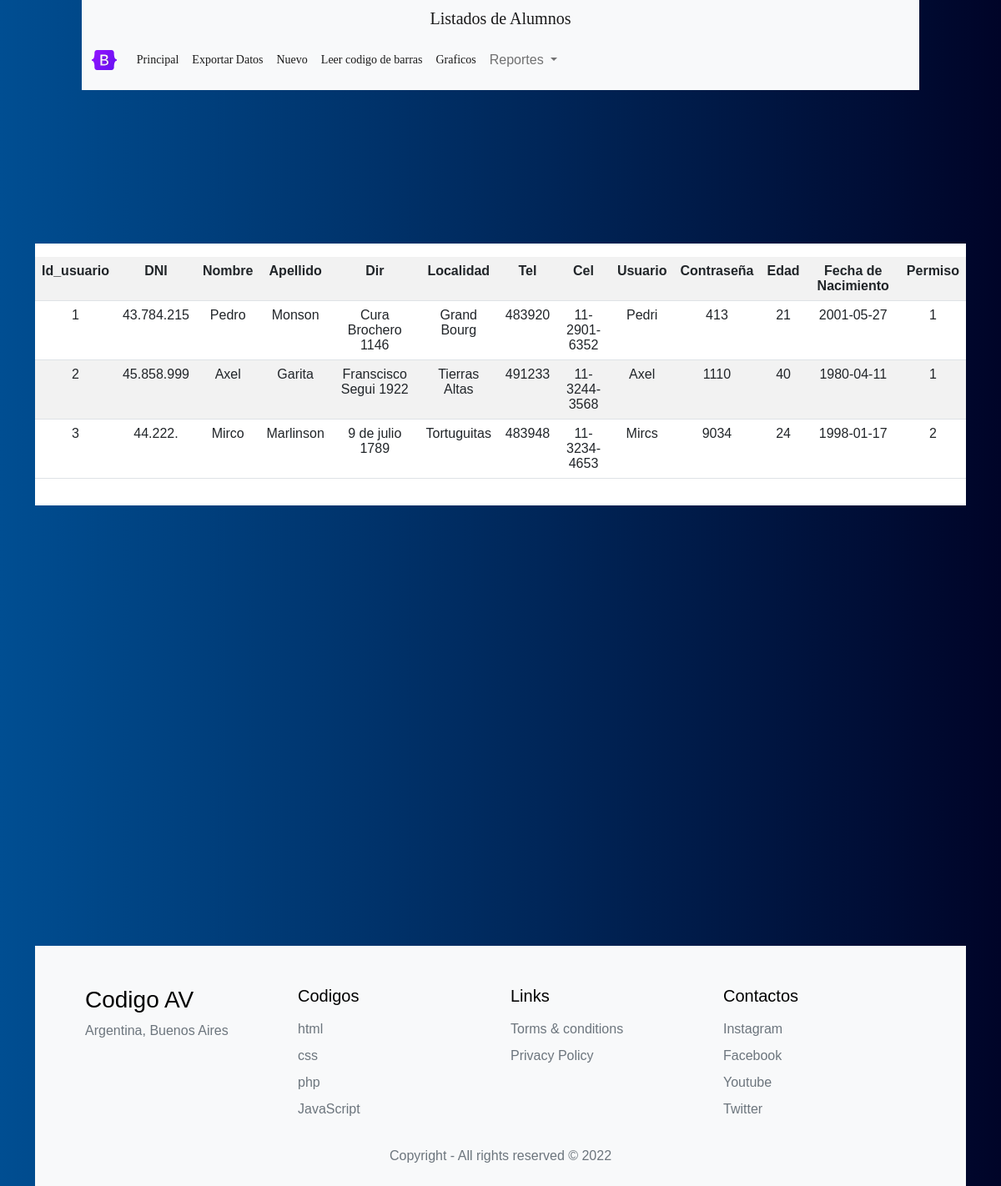
Screenshot of /listados.php?id=Mayores with the database file from the repository.
### tables this page shows
CREATE TABLE IF NOT EXISTS `usuarios` (
  `id_usuario` int(11) NOT NULL AUTO_INCREMENT,
  `dni` varchar(12) NOT NULL,
  `nombre` varchar(20) NOT NULL,
  `apellido` varchar(20) NOT NULL,
  `cargo` varchar(20) NOT NULL,
  `dir` varchar(50) NOT NULL,
  `localidad` varchar(50) NOT NULL,
  `tel` varchar(15) NOT NULL,
  `cel` varchar(20) NOT NULL,
  `usuario` varchar(20) NOT NULL,
  `pass` varchar(20) NOT NULL,
  `imagen` varchar(500) NOT NULL,
  `edad` int(2) NOT NULL,
  `fechaNac` date NOT NULL,
  `permiso` int(11) NOT NULL,
  PRIMARY KEY (`id_usuario`)
);

### listados.php (the view, shortened to what this page needs)
<html>
<head>
	    <link href="https://cdn.jsdelivr.net/npm/bootstrap@5.2.0/dist/css/bootstrap.min.css" rel="stylesheet">
</head>
<body>
<div class="container">
		<header class="he  bg-light">
				 <h5 class="titu_head_bienv">Listados de Alumnos</h5>
						<nav class="navbar navbar-expand-lg bg-light">
							  <nav class="navbar navbar-expand-lg navbar-light bg-light">
            <div class="container-fluid">
                <a class="navbar-brand" href="#">
					<img src="imagenes/bootstrap-logo.svg" alt="" width="30" height="24">
				</a>
                <div class="collapse navbar-collapse" id="navbarNavAltMarkup">
                    <div class="navbar-nav">
                        <ul class="navbar-nav justify-content-center	mb-2 mb-lg-0">
											<li class="nav-item">
											  <a id="naveg" class="nav-link active" aria-current="page" href="bienvenido.php">Principal</a>
											</li>
											<li class="nav-item">
											  <a  id="naveg" class="nav-link active" aria-current="page" href="export_excel.php">Exportar Datos</a>
											</li>
											<li class="nav-item">
											  <a id="naveg" class="nav-link active" aria-current="page" href="form_alta.php">Nuevo</a>
											</li>
											<li class="nav-item">
											  <a id="naveg" class="nav-link active" aria-current="page" href="inicioPresentismo.php">Leer codigo de barras</a>
											</li>
											<li class="nav-item">
											  <a id="naveg" class="nav-link active" aria-current="page" href="graficos.php">Graficos</a>
											</li>
											<li class="nav-item dropdown">
											  <a class="nav-link dropdown-toggle" href="#" role="button" data-bs-toggle="dropdown" aria-expanded="page">
												Reportes
											  </a>
											</li>
										</ul>
										</div>
                </div>
            </div>
        </nav>
			</header><br><br><br><br><br><br><br><br>
<?php
$id=$_GET['id'];
 if($id=="Grand")
	{
		 $consulta = ("SELECT * FROM usuarios WHERE localidad = 'Grand Bourg'");
		  $mysql= new mysqli("localhost", "root", "","bd_usuario");
		if($mysql->connect_error)
		die("Error de conexión");
		$resultado=mysqli_query($mysql, $consulta);
			echo "<div class='col-sm-12 col-md-8 col-lg-8 col-xl-12 py-3 bg-white'>";
		echo '<table class="table table-striped">';
		 echo"<th>Id_usuario</th> <th>DNI</th> <th>Nombre</th> <th>Apellido</th> <th>Dir</th> <th>Localidad</th> <th>Tel</th> <th>Cel</th><th>Usuario</th> <th>Contraseña</th> ";
			while($reg = mysqli_fetch_array($resultado))
			{
				echo "<tr>";
					echo "<td>$reg[id_usuario]</td>";
					echo "<td>$reg[dni]</td>";
					echo "<td>$reg[nombre]</td>";
					echo "<td>$reg[apellido]</td>";
					echo "<td>$reg[dir]</td>";
					echo "<td>$reg[localidad]</td>";
					echo "<td>$reg[tel]</td>";
					echo "<td>$reg[cel]</td>";
					echo "<td>$reg[usuario]</td>";
					echo "<td>$reg[pass] </td>";
				echo "</tr>";
			}
	 echo "</table>";
			echo "</div><br><br><br><br><br><br>";
	}else  if($id=="Mayores")
		{
		 $consulta = ("SELECT * FROM usuarios WHERE edad >= 18");
		  $mysql= new mysqli("localhost", "root", "","bd_usuario");
		$resultado=mysqli_query($mysql, $consulta);
			echo "<div class='col-sm-12 col-md-8 col-lg-8 col-xl-12 py-3 bg-white'>";
		echo '<table class="table table-striped">';
		 echo"<th>Id_usuario</th> <th>DNI</th> <th>Nombre</th> <th>Apellido</th> <th>Dir</th> <th>Localidad</th> <th>Tel</th> <th>Cel</th> <th>Usuario</th> <th>Contraseña</th> <th>Edad</th> <th>Fecha de Nacimiento</th> <th>Permiso</th>";
			while($reg = mysqli_fetch_array($resultado))
			{
				echo "<tr>";
					echo "<td>$reg[id_usuario]</td>";
					echo "<td>$reg[dni]</td>";
					echo "<td>$reg[nombre]</td>";
					echo "<td>$reg[apellido]</td>";
					echo "<td>$reg[dir]</td>";
					echo "<td>$reg[localidad]</td>";
					echo "<td>$reg[tel]</td>";
					echo "<td>$reg[cel]</td>";
					echo "<td>$reg[usuario]</td>";
					echo "<td>$reg[pass] </td>";
					echo "<td>$reg[edad] </td>";
					echo "<td>$reg[fechaNac] </td>";
					echo "<td>$reg[permiso] </td>";
				echo "</tr>";
			}
	 echo "</table>";
		echo "</div><br><br><br><br><br><br>";
		}else  if($id=="Antes")
		{
		 $consulta = ("SELECT * FROM `usuarios` WHERE 2022-`edad`<=2008-01-01");
		  $mysql= new mysqli("localhost", "root", "","bd_usuario");
		if($mysql->connect_error)
		die("Error de conexión");
		$resultado=mysqli_query($mysql, $consulta);
			echo "<div class='col-sm-12 col-md-8 col-lg-8 col-xl-12 py-3 bg-white'>";
		echo '<table class="table table-striped">';
		 echo"<th>Id_usuario</th> <th>DNI</th> <th>Nombre</th> <th>Apellido</th> <th>Dir</th> <th>Localidad</th> <th>Tel</th> <th>Cel</th> <th>Usuario</th> <th>Contraseña</th> <th>Edad</th> <th>Fecha de Nacimiento</th> <th>Permiso</th>";
			while($reg = mysqli_fetch_array($resultado))
			{
				echo "<tr>";
					echo "<td>$reg[id_usuario]</td>";
					echo "<td>$reg[dni]</td>";
					echo "<td>$reg[nombre]</td>";
					echo "<td>$reg[apellido]</td>";
					echo "<td>$reg[dir]</td>";
					echo "<td>$reg[localidad]</td>";
					echo "<td>$reg[tel]</td>";
					echo "<td>$reg[cel]</td>";
					echo "<td>$reg[usuario]</td>";
					echo "<td>$reg[pass] </td>";
					echo "<td>$reg[edad] </td>";
					echo "<td>$reg[fechaNac] </td>";
					echo "<td>$reg[permiso] </td>";
				echo "</tr>";
			}
	 echo "</table>";
		echo "</div><br><br><br><br><br><br>";
		}else{?>
				<script language='javascript'>
					alert('Error');
				</script>
						<?php }
?>
<br><br><br><br><br><br><br><br><br><br><br><br><br><br><br><br>
		<footer>
		   <div class="container-fluid">
			<div class="row p-5 pb-2 bg-light text-black">
				<div class="col-xs-12 col-md-6 col-lg-3">
					<p class="h3">Codigo AV</p>
					<p class="text-secondary">Argentina, Buenos Aires</p>
				</div>
				<div class="col-xs-12 col-md-6 col-lg-3">
					<p class="h5 mb-3">Codigos</p>
					<div class="mb-2">
						<a class="text-secondary text-decoration-none" href="#">html</a>
					</div>
					<div class="mb-2">
						<a class="text-secondary text-decoration-none" href="#">css</a>
					</div>
					<div class="mb-2">
						<a class="text-secondary text-decoration-none" href="#">php</a>
					</div>
					<div class="mb-2">
						<a class="text-secondary text-decoration-none" href="#">JavaScript</a>
					</div>
				</div>
				<div class="col-xs-12 col-md-6 col-lg-3">
					<p class="h5 mb-3">Links</p>
					<div class="mb-2">
						<a class="text-secondary text-decoration-none" href="#">Torms & conditions</a>
					</div>
					<div class="mb-2">
						<a class="text-secondary text-decoration-none" href="#">Privacy Policy</a>
					</div>
				</div>
				<div class="col-xs-12 col-md-6 col-lg-3">
					<p class="h5 mb-3">Contactos</p>
					<div class="mb-2">
						<a class="text-secondary text-decoration-none" href="#">Instagram</a>
					</div>
					<div class="mb-2">
						<a class="text-secondary text-decoration-none" href="#">Facebook</a>
					</div>
					<div class="mb-2">
								<a class="text-secondary text-decoration-none" href="#">Youtube</a>
							</div>
							<div class="mb-2">
								<a class="text-secondary text-decoration-none" href="#">Twitter</a>
							</div>
				</div>
				<div class="col-xs-12 pt-4">
					<p class="text-secondary text-center">Copyright - All rights reserved &copy; 2022</p>
				</div>
			</div>
		</div>
	</footer>
</div>
</body>
</html>

### css/estilo.css (style rules this page uses)
* { margin: 0px; padding: 0; font-family:sans-serif; }
body { background: #000428; background: -webkit-linear-gradient(to right, #004e92, #000428); background: linear-gradient(to right, #004e92, #000428); }
:root { --colorTextos: #0000ff; --colorHe:none; --colorLetrHe:rgba(0,0,0, 0.9); --paddHead:0px; --bs-body-font-family:comic sans ms; }
.he { color:#fff; font-family:comic sans ms; background: var(--colorHe); width:90%; height:100px; margin:auto; padding:var(--paddHead); }
.titu_head_bienv { text-align: center; margin-bottom: 2px; font-family:comic sans ms; color: var(--colorLetrHe); padding-top:10px; }
.table th { text-align:center; }
.table td { text-align:center; }
nav { margin:0px; width:100%; background:var(--colorHe); display:flex; align-items:center; padding:var(--paddHead); }
nav ul { list-style:none; display:flex; justify-content:space-between; }
#naveg { text-decoration:none; font-size:14px; color:var(--colorLetrHe); font-family:comic sans ms; padding: 9px 8px; display:block; }
.container { margin:0px; padding:0px; width:100%; height:100%; }

### rows the page displays
usuarios: id_usuario "1", dni "43.784.215", nombre "Pedro", apellido "Monson", dir "Cura Brochero 1146", localidad "Grand Bourg", tel "483920", cel "11-2901-6352", usuario "Pedri", pass "413", edad "21", fechaNac "2001-05-27", permiso "1"
usuarios: id_usuario "2", dni "45.858.999", nombre "Axel", apellido "Garita", dir "Franscisco Segui 1922", localidad "Tierras Altas", tel "491233", cel "11-3244-3568", usuario "Axel", pass "1110", edad "40", fechaNac "1980-04-11", permiso "1"
usuarios: id_usuario "3", dni "44.222.", nombre "Mirco", apellido "Marlinson", dir "9 de julio 1789", localidad "Tortuguitas", tel "483948", cel "11-3234-4653", usuario "Mircs", pass "9034", edad "24", fechaNac "1998-01-17", permiso "2"
